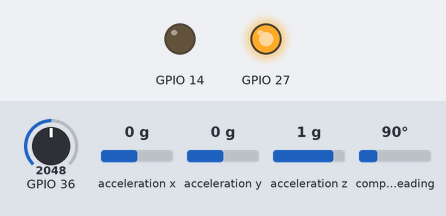
Recording of a sketch running on a simulated ESP32. Parts: output pins drawn as LEDs (lit = HIGH). The inputs (shaded band) are chosen by the test bench; at power-on: GPIO 36 = 2048, acceleration x 0 g, acceleration y 0 g, acceleration z 1 g, compass heading 90°. Nothing arrives over Bluetooth unless stated.

Above: at 5.1 s.
At 8.2 s:
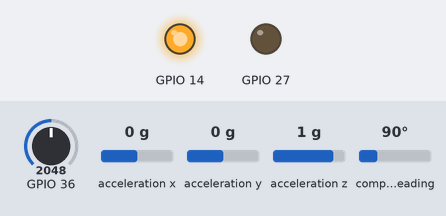
Timing chart, 0 to 9.7 s (numbered marks = the images above):
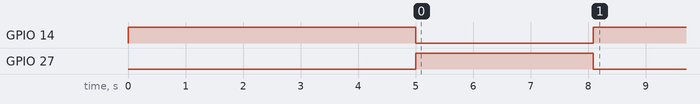

The sketch:

code_bluetooth.ino
```cpp
#include "BluetoothSerial.h"

#include <Wire.h>
#include <Adafruit_Sensor.h>
#include <Adafruit_BNO055.h>
#include <utility/imumaths.h>

TwoWire i2cPort2 = TwoWire(1);

Adafruit_BNO055 bno1 = Adafruit_BNO055(55);
Adafruit_BNO055 bno2 = Adafruit_BNO055(55, 0x28, &i2cPort2);

BluetoothSerial SerialBT;

void setup(void)
{

  SerialBT.begin("EsP32 Bluetooth - Team 11");
  Serial.begin(115200);
  i2cPort2.begin(32, 33, 100000);
  SerialBT.println("Knee Angle Flexion Test"); Serial.println("");

  /* Initialise the sensor */
  if(!bno1.begin() || !bno2.begin())
  {
    /* There was a problem detecting the BNO055 ... check your connections */
    SerialBT.print("Ooops, no BNO055 detected ... Check your wiring or I2C ADDR!");
    while(1);
  }

  // set crystals
  bno1.setExtCrystalUse(true);
  bno2.setExtCrystalUse(true);

  // pin 27 - red LED, pin 14 - green LED
  pinMode(27, OUTPUT);
  pinMode(14, OUTPUT);

  // initially set led lights
  digitalWrite(27, HIGH);
  digitalWrite(14, LOW);

  // check if system is calibrated
  systemCal();

  // check if sensors are worn correctly
  sensorLocationCal();
}

void loop(void)
{
  // continuously get knee flexion angle averaged across 50 samples
  SerialBT.print("Knee flexion angle: ");
  SerialBT.print(getKneeAngle(10));

  // get force applied from heel
  SerialBT.print("\t");
  getForce();

  SerialBT.println("");
}

void systemCal(void) {
  /* Checks if system is calibrated - the system value must be greater than 1.
  System not calibrated - red LED ON, green LED OFF
  System calibrated - red LED OFF, green LED ON */

  uint8_t system1, gyro1, accel1, mag1;
  system1 = gyro1 = accel1 = mag1 = 0;

  uint8_t system2, gyro2, accel2, mag2;
  system2 = gyro2 = accel2 = mag2 = 0;

  // if not calibrated, keep waiting
  while (system1 <= 1 || system2 <= 1) {
    // get calibration status
    bno1.getCalibration(&system1, &gyro1, &accel1, &mag1);
    bno2.getCalibration(&system2, &gyro2, &accel2, &mag2);
  }

  // if calibrated, turn off red, turn on green
  digitalWrite(27, LOW);
  digitalWrite(14, HIGH);

  // ensure user sees led
  delay(5000);

  digitalWrite(27, HIGH);
  digitalWrite(14, LOW);
}

void sensorLocationCal(void) {
  /* Checks if the sensors are placed in the correct spot. Orientation angles
  are used to approximate if sensors are aligned. */

  int count = 0;

  // continues to sample until user correctly places sensors over 1000 consecutive samples
  while (count < 100) {
    float kneeAngle = getKneeAngle(10);

    // just for debugging purposes
    SerialBT.print("Knee angle: ");
    SerialBT.print(kneeAngle);
    SerialBT.println("");

    // if absolute difference less than 5 degrees, add to count
    if (abs(kneeAngle) <= 5) {
      count += 1;
    }
    // restart
    else {
      count = 0;
    }
  }

  // if properly placed, turn on green, turn off red
  digitalWrite(27, LOW);
  digitalWrite(14, HIGH);
}

float getKneeAngle(int numSamples) {
  /* Gets knee angle average across numSamples */
  sensors_event_t event1;
  sensors_event_t event2;
  float sum = 0;

  for (int i=0; i<=numSamples; i++) {
    bno1.getEvent(&event1);
    bno2.getEvent(&event2);
    sum += event2.orientation.x - event1.orientation.x;
  }

  // for debugging purposes
  // Serial.print("\tX: ");
  // Serial.print(event1.orientation.x, 4);
  // Serial.print("\tY: ");
  // Serial.print(event1.orientation.y, 4);
  // Serial.print("\tZ: ");
  // Serial.print(event1.orientation.z, 4);
  // Serial.print("\n");
  // Serial.print("\tX2: ");
  // Serial.print(event2.orientation.x, 4);
  // Serial.print("\tY2: ");
  // Serial.print(event2.orientation.y, 4);
  // Serial.print("\tZ2: ");
  // Serial.print(event2.orientation.z, 4);
  // Serial.print("\n");

  return sum/numSamples;
}

void getForce(void) {
  int analogReading = analogRead(36);

  SerialBT.print("The force sensor value = ");
  SerialBT.print(analogReading); // print the raw analog reading

  if (analogReading < 3900)       // from 0 to 9
    SerialBT.println(" -> no pressure");
  else // from 800 to 1023
    SerialBT.println(" -> big squeeze");

}
```
